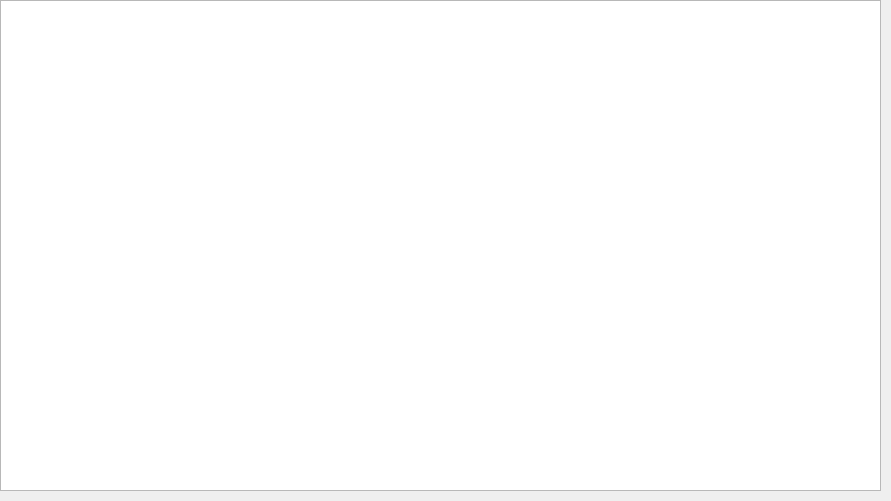
<?xml version="1.0" encoding="UTF-8"?>
<ui version="4.0">
 <class>Form</class>
 <widget class="QWidget" name="Form">
  <property name="geometry">
   <rect>
    <x>0</x>
    <y>0</y>
    <width>891</width>
    <height>501</height>
   </rect>
  </property>
  <property name="windowTitle">
   <string>Form</string>
  </property>
  <widget class="QTreeView" name="treeView">
   <property name="geometry">
    <rect>
     <x>0</x>
     <y>0</y>
     <width>881</width>
     <height>491</height>
    </rect>
   </property>
  </widget>
 </widget>
 <resources/>
 <connections/>
</ui>
